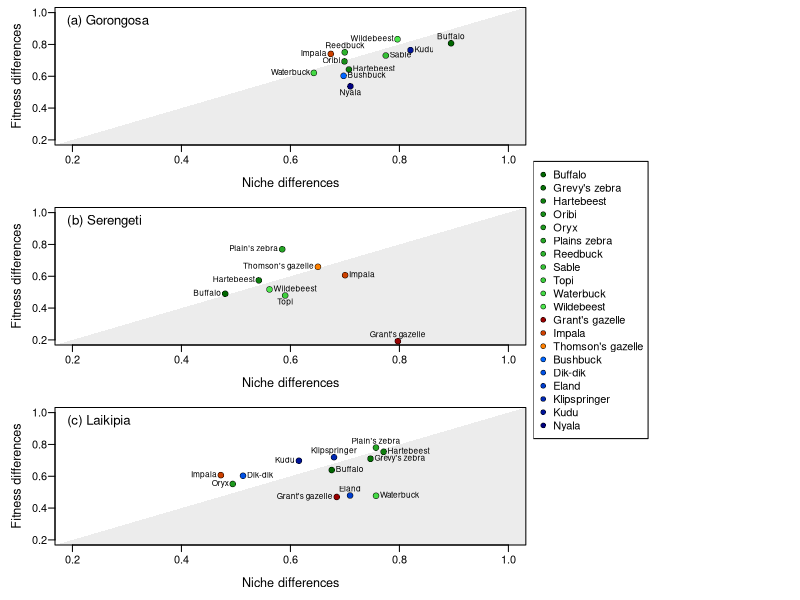

Reproduce this figure in R.
# Load the data
comm <- read.csv("Processed_data/MCT_combined_data.csv")

# Total number of unique species
tot.S <- length(unique(comm$Species))

# Define a colour ramp with shades of green for grazers, shades of red for mixed feeders, and shades of blue for browsers
cols2 <- c(colorRampPalette(c(rgb(0,0.4,0,0.25),rgb(0.3,0.9,0.3,0.25)),interpolate="linear")(11),
			colorRampPalette(c(rgb(0.6,0,0,0.25),rgb(1,0.5,0,0.25)),interpolate="linear")(3),
			colorRampPalette(c(rgb(0,0.4,1,0.25),rgb(0,0,0.5,0.25)),interpolate="linear")(6))


# Save to file in the 'Figures' directory
png(filename="Figures/Figure 3.png",width=10,height=18,units="cm",res=300)
#pdf(file = "Manuscript/Submission Files/Resubmission/Figure3.pdf", height = 7.08661, width = 3.93701) 


# Set plot panels and margins
#par(mfrow=c(3,1))


layout (matrix(c(1,1,4,1,1,4,2,2,4,2,2,4,3,3,4,3,3,4), nrow = 6, ncol = 3, byrow = TRUE))


par(mai=c(0.55,0.55,0.075,0.075))

##########################################################################################################
# Create blank axis plots
plot(0,0, xlim=c(0.2,1), ylim=c(0.2,1),type="n",las=1,
	ylab="Fitness differences",xlab="Niche differences",cex.axis=1, cex.lab= 1.15, mgp=c(2.4,0.6,0))
# A grey polygon for the zone of stable coexistence
polygon(c(-5,5,5),c(-5,5,-5),col=rgb(0,0,0,0.075), border=NA)

# Use a subset of data from Gorongosa
G.sub <- comm[comm$PA=="Gorongosa",]
# Plot the species as points (point characters denote whether species can coexist stably)
points (G.sub$N,G.sub$F,pch=21#G.sub$Point
	,bg=cols2[G.sub$Code], cex=1.2, col="black",lw=0.5)
# Label the points
text (G.sub$N,G.sub$F,G.sub$Species, pos=c(4,4,2,2,3,1,4,4,2,2,3), cex=0.75, offset=0.3)
# Label the plot panel
mtext("(a) Gorongosa",cex=0.8, side = 3, adj = 0.03, line = -1.5,font=1)

# Create a vector of species names for the legend
sp.names <-c("Buffalo", "Grevy's zebra", "Hartebeest", "Oribi", "Oryx",
	"Plains zebra", "Reedbuck", "Sable", "Topi", "Waterbuck",
	"Wildebeest", "Grant's gazelle", "Impala", "Thomson's gazelle",
	"Bushbuck", "Dik-dik", "Eland", "Klipspringer", "Kudu", "Nyala")

# Add a legend to the first panel
#legend("bottomleft", pch=21, col="black",pt.bg=cols2,legend=sp.names,pt.cex=1, cex=0.65, pt.lw=0.5)

##########################################################################################################
# Create blank axis plots
plot(0,0, xlim=c(0.2,1), ylim=c(0.2,1),type="n",las=1,
	ylab="Fitness differences",xlab="Niche differences",cex.axis=1, cex.lab= 1.15, mgp=c(2.4,0.6,0))
# A grey polygon for the zone of stable coexistence
polygon(c(-5,5,5),c(-5,5,-5),col=rgb(0,0,0,0.075), border=NA)

# Use a subset of data from Serengeti
S.sub <- comm[comm$PA=="Serengeti",]
# Plot the species as points (point characters denote whether species can coexist stably)
points (S.sub$N,S.sub$F,pch=21#S.sub$Point
	,bg=cols2[S.sub$Code], cex=1.2, , col="black",lw=0.5)
# Label the points
text (S.sub$N,S.sub$F,S.sub$Species, pos=c(4,4,1,3,2,2,2,2), cex=0.75, offset=0.3)
# Label the panel
mtext("(b) Serengeti",cex=0.8, side = 3, adj = 0.03, line = -1.5,font=1)


##########################################################################################################
# Create blank axis plots
plot(0,0, xlim=c(0.2,1), ylim=c(0.2,1),type="n",las=1,
	ylab="Fitness differences",xlab="Niche differences",cex.axis=1, cex.lab= 1.15, mgp=c(2.4,0.6,0))
# A grey polygon for the zone of stable coexistence
polygon(c(-5,5,5),c(-5,5,-5),col=rgb(0,0,0,0.075), border=NA)

# Use a subset of data from Laikipia
L.sub <- comm[comm$PA=="Laikipia",]
# Plot the species as points (point characters denote whether species can coexist stably)
points (L.sub$N,L.sub$F,pch=21#L.sub$Point
	,bg=cols2[L.sub$Code], cex=1.2, , col="black",lw=0.5)
# Label the points
text (L.sub$N,L.sub$F,L.sub$Species, pos=c(4,4,4,2,4,3,2,3,4,2,3,2),cex=0.75, offset=0.3)
# Label the panel
mtext("(c) Laikipia",cex=0.8, side = 3, adj = 0.03, line = -1.5,font=1)


par(mai=c(0,0,0,0))

plot(0,0,type="n", xlab="",ylab="", axes=F)
legend("left", pch=21, col="black",pt.bg=cols2,legend=sp.names,pt.cex=1, cex=1, pt.lw=0.5)


# Close plot device and save to file
dev.off()
